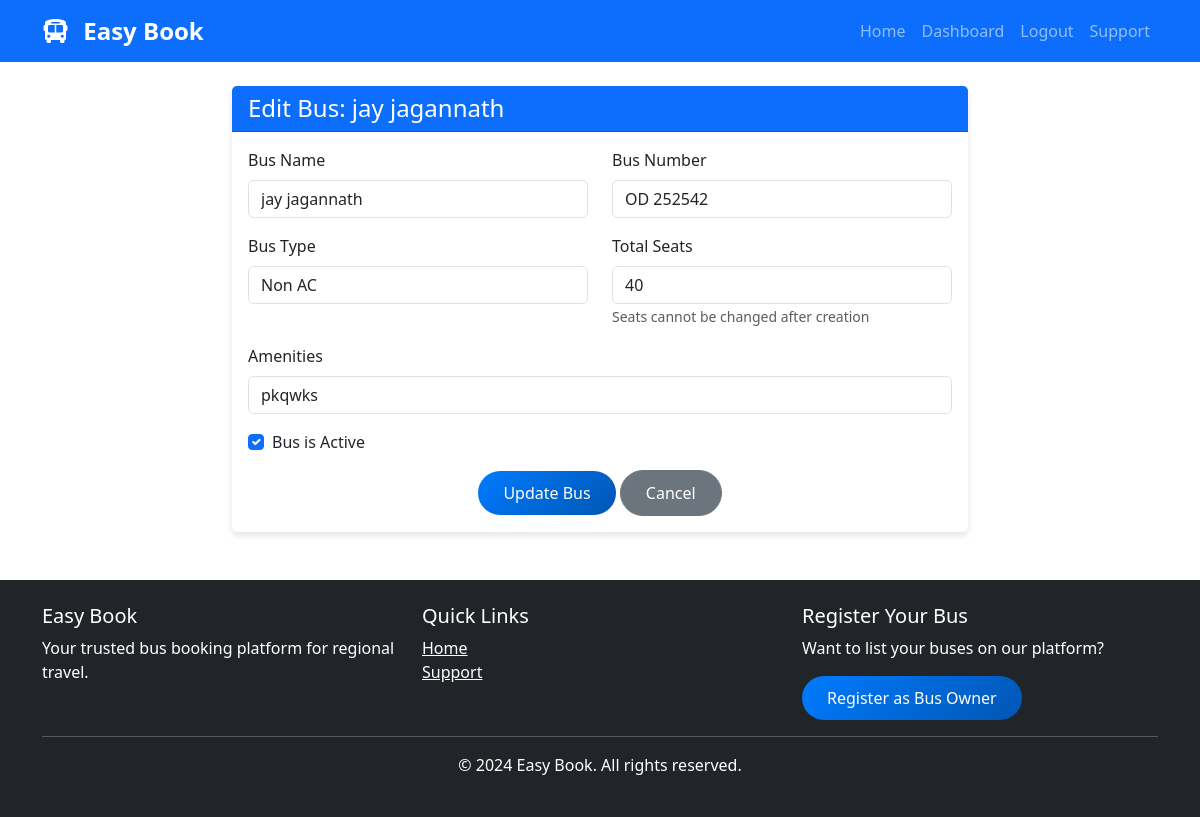
The page /bus-owner/edit-bus/3/ (signed in) on the database its author committed.
### easybook/apps/bus_owners/models.py (models this page shows, shortened)
class Bus(models.Model):
    BUS_TYPES = (
        ('ac', 'AC'),
        ('non_ac', 'Non AC'),
        ('sleeper', 'Sleeper'),
        ('seater', 'Seater'),
        ('ac_sleeper', 'AC Sleeper'),
        ('luxury', 'Luxury'),
    )
    BUS_LAYOUTS = (
        ('2x2', '2 x 2 (4 seats per row)'),
        ('2x1', '2 x 1 (3 seats per row)'),
        ('1x2', '1 x 2 (3 seats per row)'),
        ('sleeper_2x1', 'Sleeper 2 x 1'),
        ('sleeper_1x1', 'Sleeper 1 x 1'),
    )
    owner = models.ForeignKey(User, on_delete=models.CASCADE, limit_choices_to={'user_type': 'bus_owner'}, related_name='buses')
    bus_name = models.CharField(max_length=100)
    bus_type = models.CharField(max_length=20, choices=BUS_TYPES)
    bus_number = models.CharField(max_length=20, unique=True)
    total_seats = models.IntegerField()
    seat_layout = models.CharField(max_length=20, choices=BUS_LAYOUTS, default='2x2')
    amenities = models.TextField(help_text="AC, WiFi, Charging point, etc.", blank=True)
    bus_image = models.ImageField(upload_to='bus_images/', null=True, blank=True)
    is_active = models.BooleanField(default=True)
    created_at = models.DateTimeField(auto_now_add=True)
    updated_at = models.DateTimeField(auto_now=True)

### easybook/apps/bus_owners/views.py (the view, shortened to what this page needs)
# urls.py: path('edit-bus/<int:bus_id>/', views.edit_bus, name='edit_bus'),
@login_required
def edit_bus(request, bus_id):
    if request.user.user_type != 'bus_owner':
        messages.error(request, 'Access denied. Bus owner only.')
        return redirect('home')
    bus = get_object_or_404(Bus, id=bus_id, owner=request.user)
    return render(request, 'bus_owner/edit_bus.html', {'bus': bus})

### templates/bus_owner/edit_bus.html (shortened to what this page needs)
{% extends 'base.html' %}
{% block content %}
<div class="container mt-4">
    <div class="row">
        <div class="col-md-8 offset-md-2">
            <div class="card">
                <div class="card-header bg-primary text-white">
                    <h4 class="mb-0">Edit Bus: {{ bus.bus_name }}</h4>
                </div>
                <div class="card-body">
                    <form method="POST">
                        <div class="row">
                            <div class="col-md-6 mb-3">
                                <label for="bus_name" class="form-label">Bus Name</label>
                                <input type="text" class="form-control" id="bus_name" name="bus_name" value="{{ bus.bus_name }}" required>
                            </div>
                            <div class="col-md-6 mb-3">
                                <label for="bus_number" class="form-label">Bus Number</label>
                                <input type="text" class="form-control" id="bus_number" name="bus_number" value="{{ bus.bus_number }}" required>
                            </div>
                        </div>
                        <div class="row">
                            <div class="col-md-6 mb-3">
                                <label for="bus_type" class="form-label">Bus Type</label>
                                <select class="form-control" id="bus_type" name="bus_type" required>
                                    <option value="non_ac" {% if bus.bus_type == 'non_ac' %}selected{% endif %}>Non AC</option>
                                </select>
                            </div>
                            <div class="col-md-6 mb-3">
                                <label for="total_seats" class="form-label">Total Seats</label>
                                <input type="number" class="form-control" id="total_seats" name="total_seats" value="{{ bus.total_seats }}" readonly>
                                <small class="text-muted">Seats cannot be changed after creation</small>
                            </div>
                        </div>
                        <div class="mb-3">
                            <label for="amenities" class="form-label">Amenities</label>
                            <input type="text" class="form-control" id="amenities" name="amenities" value="{{ bus.amenities }}" placeholder="AC, WiFi, Charging point">
                        </div>
                        <div class="mb-3 form-check">
                            <input type="checkbox" class="form-check-input" id="is_active" name="is_active" {% if bus.is_active %}checked{% endif %}>
                            <label class="form-check-label" for="is_active">Bus is Active</label>
                        </div>
                        <div class="text-center">
                            <button type="submit" class="btn btn-primary">Update Bus</button>
                            <a href="{% url 'manage_buses' %}" class="btn btn-secondary">Cancel</a>
                        </div>
                    </form>
                </div>
            </div>
        </div>
    </div>
</div>
{% endblock %}

### static/css/style.css (style rules this page uses)
:root { --primary-color: #007bff; --secondary-color: #6c757d; }
body { font-family: 'Segoe UI', Tahoma, Geneva, Verdana, sans-serif; min-height: 100vh; display: flex; flex-direction: column; }
.card { border: none; box-shadow: 0 4px 6px rgba(0,0,0,.1); transition: transform 0.3s ease; }
.btn { border-radius: 25px; padding: 10px 25px; }
.btn-primary { background: linear-gradient(135deg, #007bff, #0056b3); border: none; }

### rows shown on the page
Bus: bus_name "jay jagannath", bus_number "OD 252542", bus_type "Non AC", total_seats "40", amenities "pkqwks", is_active "☑"
